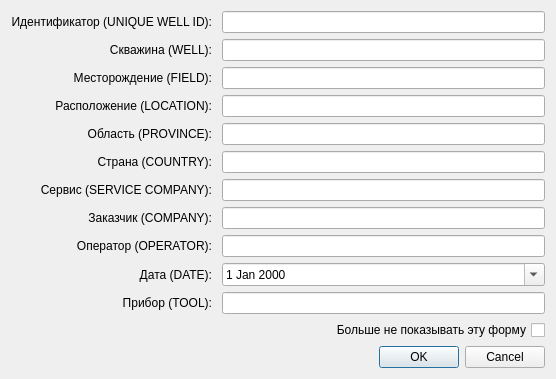
<?xml version="1.0" encoding="UTF-8"?>
<ui version="4.0">
 <class>ExperimentSettingsDialog</class>
 <widget class="QDialog" name="ExperimentSettingsDialog">
  <property name="geometry">
   <rect>
    <x>0</x>
    <y>0</y>
    <width>556</width>
    <height>359</height>
   </rect>
  </property>
  <property name="windowTitle">
   <string>Information about Experiment</string>
  </property>
  <layout class="QGridLayout" name="gridLayout_2">
   <item row="0" column="0" colspan="2">
    <layout class="QGridLayout" name="gridLayout">
     <property name="horizontalSpacing">
      <number>10</number>
     </property>
     <item row="7" column="0">
      <widget class="QLabel" name="label_8">
       <property name="font">
        <font>
         <pointsize>9</pointsize>
        </font>
       </property>
       <property name="text">
        <string>Заказчик (COMPANY):</string>
       </property>
       <property name="alignment">
        <set>Qt::AlignRight|Qt::AlignTrailing|Qt::AlignVCenter</set>
       </property>
      </widget>
     </item>
     <item row="0" column="0">
      <widget class="QLabel" name="label">
       <property name="font">
        <font>
         <pointsize>9</pointsize>
        </font>
       </property>
       <property name="text">
        <string>Идентификатор (UNIQUE WELL ID):</string>
       </property>
       <property name="alignment">
        <set>Qt::AlignRight|Qt::AlignTrailing|Qt::AlignVCenter</set>
       </property>
      </widget>
     </item>
     <item row="1" column="0">
      <widget class="QLabel" name="label_2">
       <property name="font">
        <font>
         <pointsize>9</pointsize>
        </font>
       </property>
       <property name="text">
        <string>Скважина (WELL):</string>
       </property>
       <property name="alignment">
        <set>Qt::AlignRight|Qt::AlignTrailing|Qt::AlignVCenter</set>
       </property>
      </widget>
     </item>
     <item row="0" column="1">
      <widget class="QLineEdit" name="ledWellUID">
       <property name="font">
        <font>
         <pointsize>9</pointsize>
        </font>
       </property>
      </widget>
     </item>
     <item row="1" column="1">
      <widget class="QLineEdit" name="ledWell">
       <property name="font">
        <font>
         <pointsize>9</pointsize>
        </font>
       </property>
      </widget>
     </item>
     <item row="2" column="0">
      <widget class="QLabel" name="label_3">
       <property name="font">
        <font>
         <pointsize>9</pointsize>
        </font>
       </property>
       <property name="text">
        <string>Месторождение (FIELD):</string>
       </property>
       <property name="alignment">
        <set>Qt::AlignRight|Qt::AlignTrailing|Qt::AlignVCenter</set>
       </property>
      </widget>
     </item>
     <item row="2" column="1">
      <widget class="QLineEdit" name="ledField">
       <property name="font">
        <font>
         <pointsize>9</pointsize>
        </font>
       </property>
      </widget>
     </item>
     <item row="3" column="0">
      <widget class="QLabel" name="label_4">
       <property name="font">
        <font>
         <pointsize>9</pointsize>
        </font>
       </property>
       <property name="text">
        <string>Расположение (LOCATION):</string>
       </property>
       <property name="alignment">
        <set>Qt::AlignRight|Qt::AlignTrailing|Qt::AlignVCenter</set>
       </property>
      </widget>
     </item>
     <item row="3" column="1">
      <widget class="QLineEdit" name="ledLocation">
       <property name="font">
        <font>
         <pointsize>9</pointsize>
        </font>
       </property>
      </widget>
     </item>
     <item row="4" column="0">
      <widget class="QLabel" name="label_5">
       <property name="font">
        <font>
         <pointsize>9</pointsize>
        </font>
       </property>
       <property name="text">
        <string>Область (PROVINCE):</string>
       </property>
       <property name="alignment">
        <set>Qt::AlignRight|Qt::AlignTrailing|Qt::AlignVCenter</set>
       </property>
      </widget>
     </item>
     <item row="4" column="1">
      <widget class="QLineEdit" name="ledProvince">
       <property name="font">
        <font>
         <pointsize>9</pointsize>
        </font>
       </property>
      </widget>
     </item>
     <item row="5" column="0">
      <widget class="QLabel" name="label_6">
       <property name="font">
        <font>
         <pointsize>9</pointsize>
        </font>
       </property>
       <property name="text">
        <string>Страна (COUNTRY):</string>
       </property>
       <property name="alignment">
        <set>Qt::AlignRight|Qt::AlignTrailing|Qt::AlignVCenter</set>
       </property>
      </widget>
     </item>
     <item row="5" column="1">
      <widget class="QLineEdit" name="ledCountry">
       <property name="font">
        <font>
         <pointsize>9</pointsize>
        </font>
       </property>
      </widget>
     </item>
     <item row="6" column="0">
      <widget class="QLabel" name="label_7">
       <property name="font">
        <font>
         <pointsize>9</pointsize>
        </font>
       </property>
       <property name="text">
        <string>Сервис (SERVICE COMPANY):</string>
       </property>
       <property name="alignment">
        <set>Qt::AlignRight|Qt::AlignTrailing|Qt::AlignVCenter</set>
       </property>
      </widget>
     </item>
     <item row="6" column="1">
      <widget class="QLineEdit" name="ledServiceCompany">
       <property name="font">
        <font>
         <pointsize>9</pointsize>
        </font>
       </property>
      </widget>
     </item>
     <item row="7" column="1">
      <widget class="QLineEdit" name="ledCompany">
       <property name="font">
        <font>
         <pointsize>9</pointsize>
        </font>
       </property>
      </widget>
     </item>
     <item row="9" column="0">
      <widget class="QLabel" name="label_9">
       <property name="font">
        <font>
         <pointsize>9</pointsize>
        </font>
       </property>
       <property name="text">
        <string>Дата (DATE):</string>
       </property>
       <property name="alignment">
        <set>Qt::AlignRight|Qt::AlignTrailing|Qt::AlignVCenter</set>
       </property>
      </widget>
     </item>
     <item row="10" column="0">
      <widget class="QLabel" name="label_10">
       <property name="font">
        <font>
         <pointsize>9</pointsize>
        </font>
       </property>
       <property name="text">
        <string>Прибор (TOOL):</string>
       </property>
       <property name="alignment">
        <set>Qt::AlignRight|Qt::AlignTrailing|Qt::AlignVCenter</set>
       </property>
      </widget>
     </item>
     <item row="10" column="1">
      <widget class="QLineEdit" name="ledTool">
       <property name="font">
        <font>
         <pointsize>9</pointsize>
        </font>
       </property>
      </widget>
     </item>
     <item row="9" column="1">
      <widget class="QDateEdit" name="dateEdit">
       <property name="font">
        <font>
         <pointsize>9</pointsize>
        </font>
       </property>
       <property name="calendarPopup">
        <bool>true</bool>
       </property>
      </widget>
     </item>
     <item row="8" column="1">
      <widget class="QLineEdit" name="ledOper"/>
     </item>
     <item row="8" column="0">
      <widget class="QLabel" name="label_11">
       <property name="font">
        <font>
         <pointsize>9</pointsize>
        </font>
       </property>
       <property name="layoutDirection">
        <enum>Qt::LeftToRight</enum>
       </property>
       <property name="text">
        <string>Оператор (OPERATOR):</string>
       </property>
       <property name="alignment">
        <set>Qt::AlignRight|Qt::AlignTrailing|Qt::AlignVCenter</set>
       </property>
      </widget>
     </item>
    </layout>
   </item>
   <item row="1" column="1">
    <widget class="QCheckBox" name="chboxDontShow">
     <property name="font">
      <font>
       <pointsize>9</pointsize>
      </font>
     </property>
     <property name="layoutDirection">
      <enum>Qt::RightToLeft</enum>
     </property>
     <property name="text">
      <string>Больше не показывать эту форму</string>
     </property>
    </widget>
   </item>
   <item row="2" column="0">
    <spacer name="verticalSpacer">
     <property name="orientation">
      <enum>Qt::Vertical</enum>
     </property>
     <property name="sizeHint" stdset="0">
      <size>
       <width>20</width>
       <height>0</height>
      </size>
     </property>
    </spacer>
   </item>
   <item row="3" column="1">
    <widget class="QDialogButtonBox" name="buttonBox">
     <property name="orientation">
      <enum>Qt::Horizontal</enum>
     </property>
     <property name="standardButtons">
      <set>QDialogButtonBox::Cancel|QDialogButtonBox::Ok</set>
     </property>
    </widget>
   </item>
  </layout>
 </widget>
 <resources/>
 <connections>
  <connection>
   <sender>buttonBox</sender>
   <signal>accepted()</signal>
   <receiver>ExperimentSettingsDialog</receiver>
   <slot>accept()</slot>
   <hints>
    <hint type="sourcelabel">
     <x>248</x>
     <y>254</y>
    </hint>
    <hint type="destinationlabel">
     <x>157</x>
     <y>274</y>
    </hint>
   </hints>
  </connection>
  <connection>
   <sender>buttonBox</sender>
   <signal>rejected()</signal>
   <receiver>ExperimentSettingsDialog</receiver>
   <slot>reject()</slot>
   <hints>
    <hint type="sourcelabel">
     <x>316</x>
     <y>260</y>
    </hint>
    <hint type="destinationlabel">
     <x>286</x>
     <y>274</y>
    </hint>
   </hints>
  </connection>
 </connections>
</ui>
